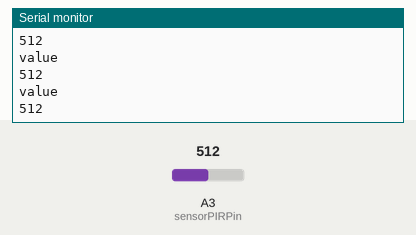
Simulated run of this sketch. Board: Arduino Uno, built with avr-gcc and run on an emulated ATmega328P. On the bench: the last lines printed to the serial monitor. Inputs (shaded band) come from the test bench; at power-on: A3 (sensorPIRPin) = 512.

Above: at 1.2 s.
1.3 s: A3 (sensorPIRPin) set to 716
At 1.31 s:
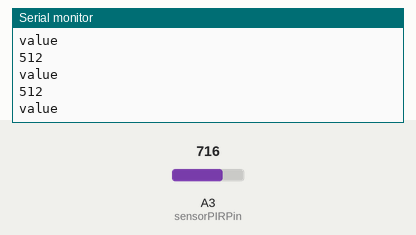
2.8 s: A3 (sensorPIRPin) set to 900
At 2.82 s:
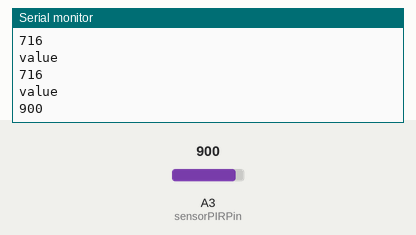
Timing chart, 0 to 5.8 s (numbered marks = the images above; inputs shaded):
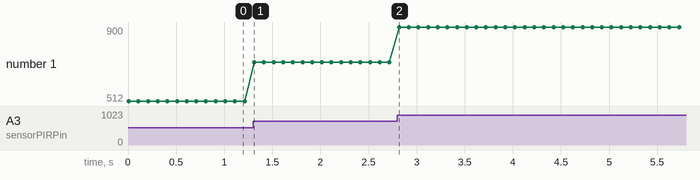

Measured:
- after the input at 2.8 s, the serial monitor: prints a new line at once (image 2)
- plotted number 1: 512 → 716 after the input at 1.3 s, 716 → 900 after the input at 2.8 s

The sketch:

PIRsensor_slaver_sender.ino
```cpp
// Pir sensor slave sender
//
// This program will control a simple pir sensor and
// notifyMaster through i2c communication whenever there is
// a change.
//
// by Esteban Arias, May 2017
// modified by Adrian Chacon
//
// Reference: wire>slave_sender example


#include <Wire.h>

//variable to send
int delayCheck = 100;

int sensorPIRPin = 3;
int sensorPIRValue = 0;
int deviceNumber = 8;
bool movementDetection = false;
bool notifyMaster = false;

void setup() {
  Wire.begin(8);      // join i2c bus with address #8
  Wire.onRequest(requestEvent); // register event
  Serial.begin(9600);
 pinMode(sensorPIRPin, OUTPUT);
}

void loop() {
  //get analog value of pin connected to PIR
  sensorPIRValue = analogRead(sensorPIRPin);
  //activate notify flag if value changes
  //check only if notify is disable
  if (sensorPIRValue > 250 && !notifyMaster)
  {
    if (movementDetection)
    {
      notifyMaster = false;
    }else
    {
      notifyMaster = true;
    }
    movementDetection = true;
  }else if(!notifyMaster)
  {
    if (movementDetection)
    {
      notifyMaster = true;
    }else
    {
      notifyMaster = false;
    }
    movementDetection = false;
  }
  Serial.println("value");
  Serial.println(sensorPIRValue);


  delay(delayCheck);
}

// function that executes whenever data is requested by master
// this function is registered as an event, see setup()
void requestEvent() {
  if(notifyMaster)
  {
    if(movementDetection)
    {
      Wire.write("01");
      Serial.println("send 11");
    }else
    {
      Wire.write("00");
      Serial.println("send 10");
    }
    // as expected by master
    notifyMaster = false;
  }
}
```
